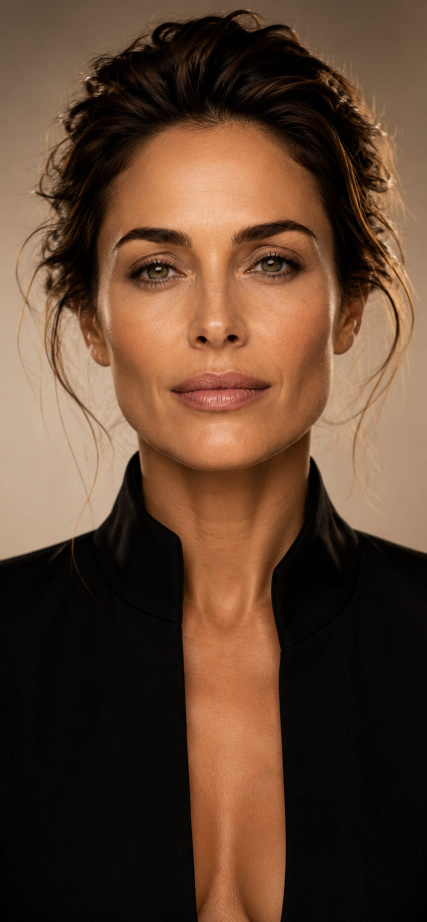
#> input picture assets/brand/campaign/skin-detail.jpg, 853 x 1844 px (shown at 1/2 size)
$ python remediate-assets.py
#> lines starting #> are read from the running program, lines starting #| are printed output that depends on the picture
#!/usr/bin/env python3
"""
Aestella P0 Asset Remediation — run once during the polish sprint.

Changes made:
1. Re-crops skin-detail-crop.jpg and botox-bestie-crop.jpg at proper retina
   resolution. The previous recrop-campaign-images.py script applied RESIZE_JOBS
   that targeted ~2x the CSS display size (for the web/RNW preview). Native iOS
   and Android render at 3x DPR, so those crops were sub-1x quality on device.
   This pass saves the same crop box at its full source resolution.

2. Creates bible-full-{cat}-mobile.jpg files by detecting and cropping white/
   near-white page margins from each book-page scan. The originals are preserved;
   the mobile derivatives are new files. assets/brand/bible/index.ts points to
   the mobile derivatives for the ZoomableImageModal source.
"""
from PIL import Image
import os

ASSET_ROOT = os.path.join(os.path.dirname(__file__), "..", "assets", "brand")
CAMPAIGN_DIR = os.path.join(ASSET_ROOT, "campaign")
BIBLE_DIR = os.path.join(ASSET_ROOT, "bible")


# ── Fix 1: Full-resolution crops for retina devices ──────────────────────────
# Same crop boxes as recrop-campaign-images.py (which derived them from a
# per-image brightness scan to keep the subject band). The only change here
# is that the RESIZE_JOBS downsize is not applied — we want the full crop.
RETINA_CROP_JOBS = [
    {
        "src": os.path.join(CAMPAIGN_DIR, "skin-detail.jpg"),
        "out": os.path.join(CAMPAIGN_DIR, "skin-detail-crop.jpg"),
        # 853x1844 source. Box: (26,276,826,1076) = 800x800 square.
        # Displayed at 96pt; 3x DPR needs 288px min. 800px gives ~2.8x — good.
        "box": (26, 276, 826, 1076),
    },
    {
        "src": os.path.join(CAMPAIGN_DIR, "botox-bestie.jpg"),
        "out": os.path.join(CAMPAIGN_DIR, "botox-bestie-crop.jpg"),
        # 853x1844 source. Box: (213,250,640,1173) = 427x923.
        # Displayed at 88pt wide; 3x DPR needs 264px min. 427px gives ~1.6x.
        "box": (213, 250, 640, 1173),
    },
]

# ── Fix 2: Bible full-diagram margin crop ────────────────────────────────────
BIBLE_CATEGORIES = [
    "tox", "fillers", "skinboosters", "biostimulators", "lasers", "rf",
    "ultrasound", "microneedling", "peels", "threads", "skincare", "athome",
]

# Grayscale brightness below which a pixel is considered "content"
# (vs. white/near-white page background). JPEG compression adds ~5-10 noise
# to pure white, so we use 235 rather than 255 to avoid treating compressed
# white as content while still catching lightly-coloured diagram elements.
CONTENT_THRESHOLD = 235
MARGIN_PADDING = 24  # pixels of breathing room kept around detected content


def find_content_bbox(img: Image.Image) -> tuple | None:
    """
    Returns (left, top, right, bottom) bounding box of non-background content,
    with MARGIN_PADDING added. Returns None if the image appears fully white.
    """
    gray = img.convert("L")
    mask = gray.point(lambda p: 255 if p < CONTENT_THRESHOLD else 0, mode="L")
    bbox = mask.getbbox()
    if bbox is None:
        return None
    left, top, right, bottom = bbox
    w, h = img.size
    return (
        max(0, left - MARGIN_PADDING),
        max(0, top - MARGIN_PADDING),
        min(w, right + MARGIN_PADDING),
        min(h, bottom + MARGIN_PADDING),
    )


def main():
    flags: list[str] = []

    # ── Fix 1 ──
    print("=== Re-cropping campaign images at retina resolution ===")
    for job in RETINA_CROP_JOBS:
        im = Image.open(job["src"])
#> im is the input picture: PIL image 853x1844 RGB; mean R, G, B 95.7, 68, 48.8
        orig = im.size
#> orig = (853, 1844)
        cropped = im.crop(job["box"])
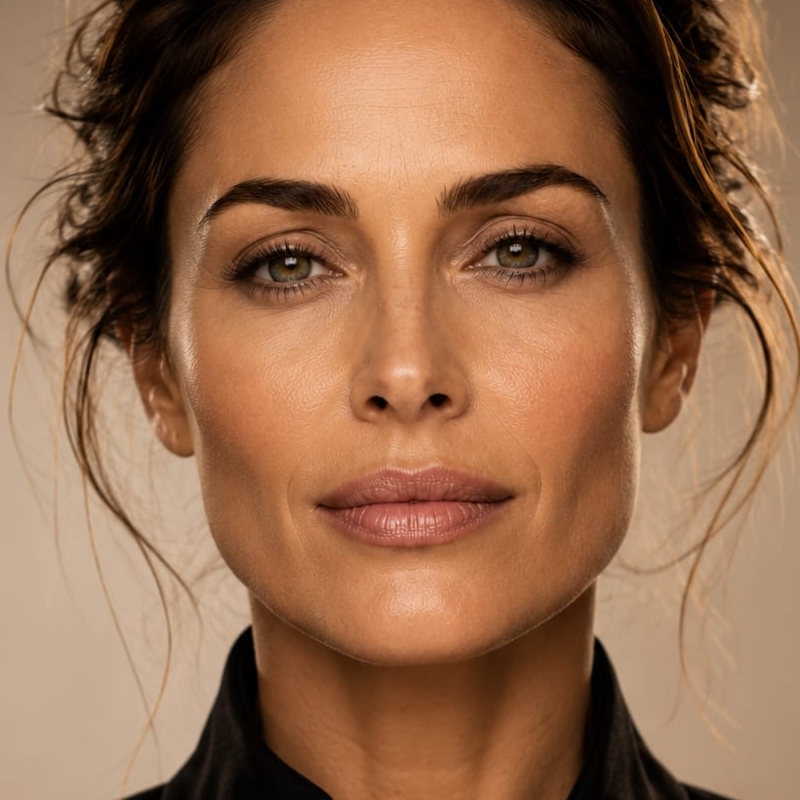
#> cropped: PIL image 800x800 RGB; mean R, G, B 150.5, 107.6, 78.2
        new_size = cropped.size
#> new_size = (800, 800)
        cropped.save(job["out"], "JPEG", quality=88, optimize=True)
        kb = os.path.getsize(job["out"]) // 1024
        name = os.path.basename(job["out"])
        print(f"  {name}: {orig} → {new_size}  {kb} KB")
#|   skin-detail-crop.jpg: (853, 1844) → (800, 800)  98 KB
#> pass 2 of the loop in main, `for job in RETINA_CROP_JOBS:`:
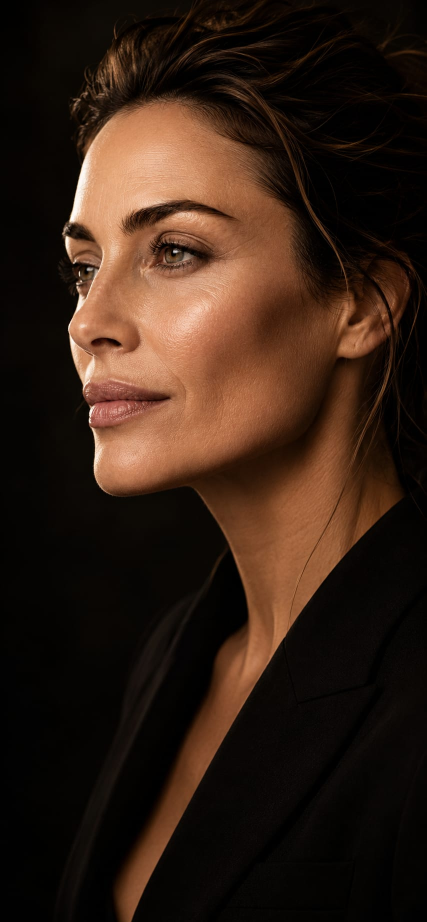
#> input picture assets/brand/campaign/botox-bestie.jpg, 853 x 1844 px (shown at 1/2 size)
#> in main, im is the input picture: PIL image 853x1844 RGB; mean R, G, B 50.9, 32.2, 21.1
#> in main, `cropped = im.crop(job["box"])`:
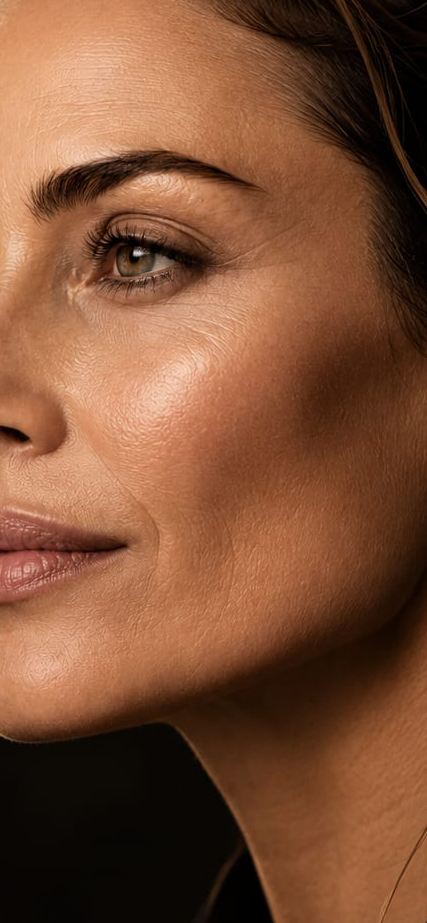
#> cropped: PIL image 427x923 RGB; mean R, G, B 125.8, 80.1, 53.9
#|   botox-bestie-crop.jpg: (853, 1844) → (427, 923)  69 KB

    # ── Fix 2 ──
    print("\n=== Cropping white margins from bible full diagrams ===")
    for cat in BIBLE_CATEGORIES:
        src_path = os.path.join(BIBLE_DIR, f"bible-full-{cat}.jpg")
        out_path = os.path.join(BIBLE_DIR, f"bible-full-{cat}-mobile.jpg")
#> (the run stopped early here; a loop or call above may not have finished)
